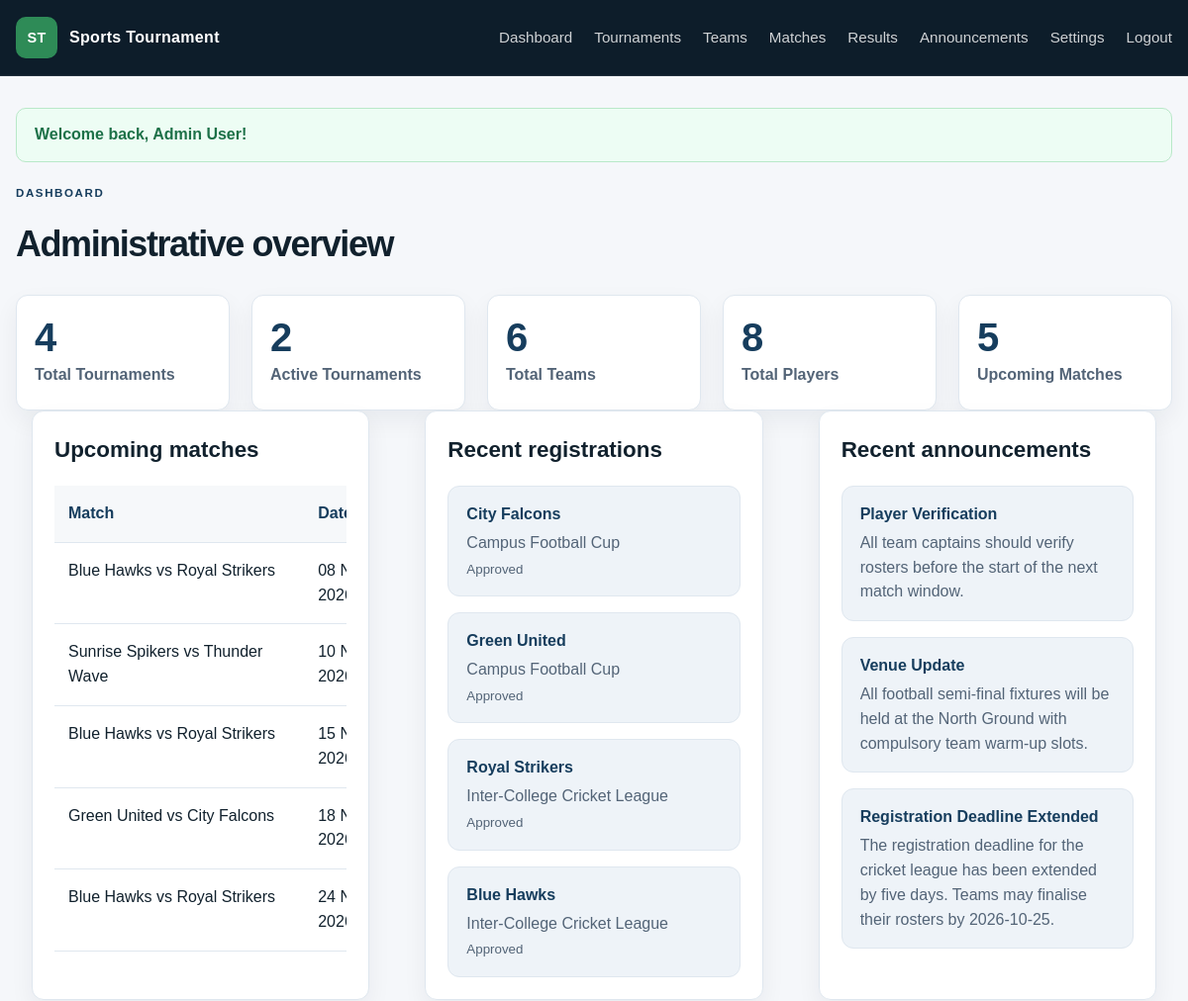
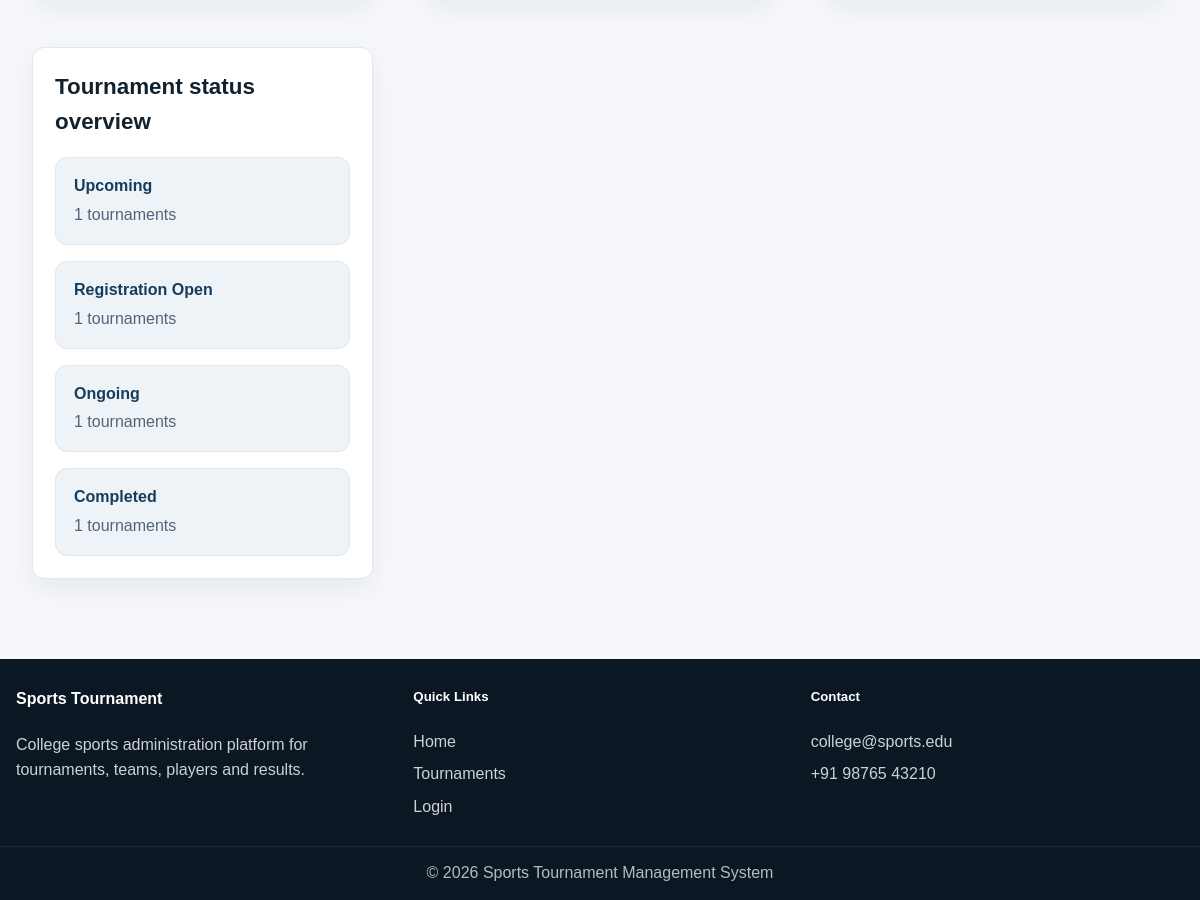
Page /admin/dashboard.php (signed in) on the committed database (2 pictures, top to bottom).
### tables this page shows
CREATE TABLE matches (
    id INT AUTO_INCREMENT PRIMARY KEY,
    tournament_id INT NOT NULL,
    round VARCHAR(40) NOT NULL,
    team1_id INT NOT NULL,
    team2_id INT NOT NULL,
    venue_id INT NOT NULL,
    match_date DATE NOT NULL,
    match_time TIME NOT NULL,
    score_team1 INT DEFAULT 0,
    score_team2 INT DEFAULT 0,
    winner_team_id INT DEFAULT NULL,
    status VARCHAR(30) NOT NULL DEFAULT 'Scheduled',
    created_at TIMESTAMP DEFAULT CURRENT_TIMESTAMP,
    CONSTRAINT fk_match_tournament FOREIGN KEY (tournament_id) REFERENCES tournaments(id) ON DELETE CASCADE,
    CONSTRAINT fk_match_team1 FOREIGN KEY (team1_id) REFERENCES teams(id) ON DELETE RESTRICT,
    CONSTRAINT fk_match_team2 FOREIGN KEY (team2_id) REFERENCES teams(id) ON DELETE RESTRICT,
    CONSTRAINT fk_match_venue FOREIGN KEY (venue_id) REFERENCES venues(id) ON DELETE RESTRICT,
    CONSTRAINT fk_match_winner FOREIGN KEY (winner_team_id) REFERENCES teams(id) ON DELETE SET NULL
);

CREATE TABLE teams (
    id INT AUTO_INCREMENT PRIMARY KEY,
    tournament_id INT NOT NULL,
    name VARCHAR(150) NOT NULL,
    captain_name VARCHAR(100) NOT NULL,
    captain_email VARCHAR(150) DEFAULT NULL,
    captain_phone VARCHAR(25) DEFAULT NULL,
    created_at TIMESTAMP DEFAULT CURRENT_TIMESTAMP,
    UNIQUE KEY uq_team_name_per_tournament (tournament_id, name),
    CONSTRAINT fk_team_tournament FOREIGN KEY (tournament_id) REFERENCES tournaments(id) ON DELETE CASCADE
);

CREATE TABLE registrations (
    id INT AUTO_INCREMENT PRIMARY KEY,
    tournament_id INT NOT NULL,
    team_id INT NOT NULL,
    registered_by INT NOT NULL,
    status VARCHAR(30) NOT NULL DEFAULT 'Pending',
    created_at TIMESTAMP DEFAULT CURRENT_TIMESTAMP,
    UNIQUE KEY uq_registration (tournament_id, team_id),
    CONSTRAINT fk_registration_tournament FOREIGN KEY (tournament_id) REFERENCES tournaments(id) ON DELETE CASCADE,
    CONSTRAINT fk_registration_team FOREIGN KEY (team_id) REFERENCES teams(id) ON DELETE CASCADE,
    CONSTRAINT fk_registration_user FOREIGN KEY (registered_by) REFERENCES users(id) ON DELETE CASCADE
);

CREATE TABLE tournaments (
    id INT AUTO_INCREMENT PRIMARY KEY,
    sport_id INT NOT NULL,
    name VARCHAR(150) NOT NULL,
    description TEXT,
    start_date DATE NOT NULL,
    end_date DATE NOT NULL,
    registration_deadline DATE NOT NULL,
    venue VARCHAR(150) NOT NULL,
    status ENUM('Upcoming','Registration Open','Ongoing','Completed','Cancelled') NOT NULL DEFAULT 'Upcoming',
    created_at TIMESTAMP DEFAULT CURRENT_TIMESTAMP,
    CONSTRAINT fk_tournament_sport FOREIGN KEY (sport_id) REFERENCES sports(id) ON DELETE RESTRICT
);

CREATE TABLE announcements (
    id INT AUTO_INCREMENT PRIMARY KEY,
    title VARCHAR(200) NOT NULL,
    content TEXT NOT NULL,
    created_by INT NOT NULL,
    created_at TIMESTAMP DEFAULT CURRENT_TIMESTAMP,
    CONSTRAINT fk_announcement_user FOREIGN KEY (created_by) REFERENCES users(id) ON DELETE CASCADE
);

### config/database.php (called while the page is built, shortened)
<?php
function getDb(): PDO
{
    static $pdo = null;
    if ($pdo !== null) {
        return $pdo;
    }
    $host = '127.0.0.1';
    $dbName = 'sports_tournament';
    $dbUser = 'root';
    $dbPass = '';
    $charset = 'utf8mb4';
    $dsn = "mysql:host={$host};dbname={$dbName};charset={$charset}";
    $options = [
        PDO::ATTR_ERRMODE => PDO::ERRMODE_EXCEPTION,
        PDO::ATTR_DEFAULT_FETCH_MODE => PDO::FETCH_ASSOC,
        PDO::ATTR_EMULATE_PREPARES => false,
    ];
    try {
        $pdo = new PDO($dsn, $dbUser, $dbPass, $options);
        return $pdo;
    } catch (PDOException $e) {
        throw new PDOException('Database connection failed. Please import the database schema first.');
    }
}

### admin/dashboard.php (the view, shortened to what this page needs)
<?php
$pdo = db();
$counts = [
    'tournaments' => (int)$pdo->query('SELECT COUNT(*) FROM tournaments')->fetchColumn(),
    'active' => (int)$pdo->query('SELECT COUNT(*) FROM tournaments WHERE status IN ("Registration Open", "Ongoing")')->fetchColumn(),
    'teams' => (int)$pdo->query('SELECT COUNT(*) FROM teams')->fetchColumn(),
    'players' => (int)$pdo->query('SELECT COUNT(*) FROM players')->fetchColumn(),
    'upcoming_matches' => (int)$pdo->query('SELECT COUNT(*) FROM matches WHERE match_date >= CURDATE()')->fetchColumn(),
];
$upcomingMatches = $pdo->query('SELECT m.*, t1.name as team1_name, t2.name as team2_name, v.name as venue_name FROM matches m LEFT JOIN teams t1 ON t1.id = m.team1_id LEFT JOIN teams t2 ON t2.id = m.team2_id LEFT JOIN venues v ON v.id = m.venue_id WHERE m.match_date >= CURDATE() ORDER BY m.match_date ASC, m.match_time ASC LIMIT 5')->fetchAll();
$recentRegistrations = $pdo->query('SELECT r.*, t.name as team_name, tr.name as tournament_name FROM registrations r LEFT JOIN teams t ON t.id = r.team_id LEFT JOIN tournaments tr ON tr.id = r.tournament_id ORDER BY r.created_at DESC LIMIT 5')->fetchAll();
$recentAnnouncements = getRecentAnnouncements(4);
$statusOverview = $pdo->query('SELECT status, COUNT(*) as total FROM tournaments GROUP BY status ORDER BY status')->fetchAll();
require_once __DIR__ . '/../includes/header.php';
?>
<div class="page-header">
    <div>
        <span class="eyebrow dark">Dashboard</span>
        <h1>Administrative overview</h1>
    </div>
</div>
<div class="stats-grid admin-stats">
    <div class="stat-box">
        <span class="stat-number"><?= e($counts['tournaments']) ?></span>
        <span class="stat-label">Total Tournaments</span>
    </div>
    <div class="stat-box">
        <span class="stat-number"><?= e($counts['active']) ?></span>
        <span class="stat-label">Active Tournaments</span>
    </div>
    <div class="stat-box">
        <span class="stat-number"><?= e($counts['teams']) ?></span>
        <span class="stat-label">Total Teams</span>
    </div>
    <div class="stat-box">
        <span class="stat-number"><?= e($counts['players']) ?></span>
        <span class="stat-label">Total Players</span>
    </div>
    <div class="stat-box">
        <span class="stat-number"><?= e($counts['upcoming_matches']) ?></span>
        <span class="stat-label">Upcoming Matches</span>
    </div>
</div>
<div class="admin-grid">
    <section class="panel">
        <div class="panel-header"><h2>Upcoming matches</h2></div>
        <div class="table-wrap">
            <table>
                <thead>
                    <tr>
                        <th>Match</th>
                        <th>Date</th>
                    </tr>
                </thead>
                <tbody>
                    <?php foreach ($upcomingMatches as $match): ?>
                        <tr>
                            <td><?= e($match['team1_name']) ?> vs <?= e($match['team2_name']) ?></td>
                            <td><?= e(formatDate($match['match_date'])) ?></td>
                        </tr>
                    <?php endforeach; ?>
                </tbody>
            </table>
        </div>
    </section>
    <section class="panel">
        <div class="panel-header"><h2>Recent registrations</h2></div>
        <div class="stack-list">
            <?php foreach ($recentRegistrations as $registration): ?>
                <div class="stack-item">
                    <strong><?= e($registration['team_name']) ?></strong>
                    <span><?= e($registration['tournament_name']) ?></span>
                    <small><?= e($registration['status']) ?></small>
                </div>
            <?php endforeach; ?>
        </div>
    </section>
    <section class="panel">
        <div class="panel-header"><h2>Recent announcements</h2></div>
        <div class="stack-list">
            <?php foreach ($recentAnnouncements as $announcement): ?>
                <div class="stack-item">
                    <strong><?= e($announcement['title']) ?></strong>
                    <span><?= e($announcement['content']) ?></span>
                </div>
            <?php endforeach; ?>
        </div>
    </section>
    <section class="panel">
        <div class="panel-header"><h2>Tournament status overview</h2></div>
        <div class="stack-list">
            <?php foreach ($statusOverview as $row): ?>
                <div class="stack-item">
                    <strong><?= e($row['status']) ?></strong>
                    <span><?= e($row['total']) ?> tournaments</span>
                </div>
            <?php endforeach; ?>
        </div>
    </section>
</div>
<?php require_once __DIR__ . '/../includes/footer.php'; ?>

### assets/css/style.css (style rules this page uses)
:root { --bg: #f5f7fa; --panel: #ffffff; --panel-alt: #eef3f8; --ink: #11212d; --muted: #536477; --line: #dfe7ef; --primary: #163d5d; --primary-soft: #e8f0f8; --accent: #2e8b57; --accent-soft: #eaf8ef; --danger: #c64242; --warning: #b87828; --shadow: 0 10px 25px rgba(17, 33, 45, 0.06); --radius: 12px; }
* { box-sizing: border-box; }
html { scroll-behavior: smooth; }
body { margin: 0; font-family: Arial, Helvetica, sans-serif; background: var(--bg); color: var(--ink); line-height: 1.55; }
.eyebrow { display: inline-block; font-size: 0.72rem; letter-spacing: 0.14em; text-transform: uppercase; font-weight: 700; color: var(--accent); margin-bottom: 14px; }
.eyebrow.dark { color: var(--primary); }
.info-card, .panel, .stat-box, .auth-card { background: var(--panel); border: 1px solid var(--line); border-radius: var(--radius); box-shadow: var(--shadow); }
.table-wrap { overflow-x: auto; width: 100%; }
table { width: 100%; border-collapse: collapse; min-width: 640px; background: var(--panel); }
th, td { padding: 16px 14px; border-bottom: 1px solid var(--line); text-align: left; vertical-align: top; }
th { background: #f6f8fa; color: var(--primary); font-weight: 700; }
.stats-grid { display: grid; grid-template-columns: repeat(auto-fit, minmax(180px, 1fr)); gap: 22px; width: min(1180px, calc(100% - 32px)); margin: 0 auto; }
.stat-box { padding: 22px 18px; }
.stat-number { display: block; font-size: clamp(1.8rem, 4vw, 2.5rem); font-weight: 800; line-height: 1; margin-bottom: 6px; color: var(--primary); }
.stat-label { color: var(--muted); font-weight: 600; }
.announcement-list, .stack-list { display: grid; gap: 16px; }
.announcement-card small, .stack-item small { color: var(--muted); }
.page-header { width: min(1180px, calc(100% - 32px)); margin: 0 auto 24px; display: flex; align-items: center; justify-content: space-between; gap: 16px; }
.page-header h1 { margin: 0; font-size: clamp(2rem, 3vw, 2.5rem); letter-spacing: -0.04em; }
.panel { width: min(1180px, calc(100% - 32px)); margin: 0 auto 24px; padding: 22px; }
.panel-header { margin-bottom: 18px; }
.panel-header h2 { margin: 0; font-size: 1.4rem; }
.admin-grid { width: min(1180px, calc(100% - 32px)); margin: 0 auto; display: grid; grid-template-columns: repeat(auto-fit, minmax(320px, 1fr)); gap: 24px; }
.stack-item { background: var(--panel-alt); border: 1px solid var(--line); border-radius: 12px; padding: 16px 18px; display: flex; flex-direction: column; gap: 4px; }
.stack-item strong { color: var(--primary); }
.stack-item span, .stack-item small { color: var(--muted); }

### rows in the picture
matches: team2 "6", team1.name "Sunrise Spikers", team2.name "Thunder Wave", match_date "10…"
matches: team1.name "Blue Hawks", team2.name "Royal Strikers", match_date "08…"
matches: team1.name "Blue Hawks", team2.name "Royal Strikers", match_date "15…"
matches: team1.name "Green United", team2.name "City Falcons", match_date "18…"
matches: team1.name "Blue Hawks", team2.name "Royal Strikers", match_date "24…"
registrations: team.name "City Falcons", tournament.name "Campus Football Cup", status "Approved"
registrations: team.name "Green United", tournament.name "Campus Football Cup", status "Approved"
registrations: team.name "Royal Strikers", tournament.name "Inter-College Cricket League", status "Approved"
registrations: team.name "Blue Hawks", tournament.name "Inter-College Cricket League", status "Approved"
announcements: title "Player Verification", content "All team captains should verify rosters before the start of the next match window."
announcements: title "Venue Update", content "All football semi-final fixtures will be held at the North Ground with compulsory team warm-up slots."
announcements: title "Registration Deadline Extended", content "The registration deadline for the cricket league has been extended by five days. Teams may finalise their rosters by 2026-10-25."

### other values in the picture
$item['label'] "Dashboard"
$item['label'] "Tournaments"
$item['label'] "Teams"
$item['label'] "Matches"
$item['label'] "Results"
$item['label'] "Announcements"
$flash['message'] "Welcome back, Admin User!"
$counts['tournaments'] "4"
$counts['active'] "2"
$counts['players'] "8"
$counts['upcoming_matches'] "5"
$row['status'] "Upcoming"
$row['total'] "1"
$row['status'] "Registration Open"
$row['status'] "Ongoing"
